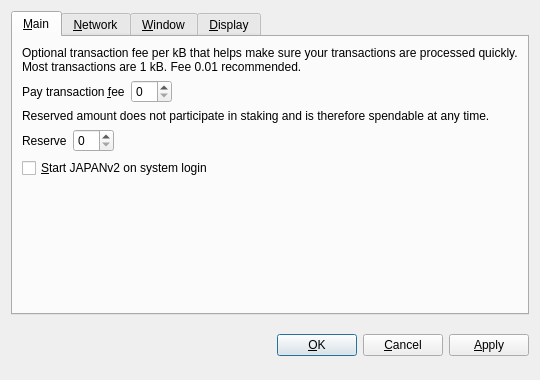
<?xml version="1.0" encoding="UTF-8"?>
<ui version="4.0">
 <class>OptionsDialog</class>
 <widget class="QDialog" name="OptionsDialog">
  <property name="geometry">
   <rect>
    <x>0</x>
    <y>0</y>
    <width>540</width>
    <height>380</height>
   </rect>
  </property>
  <property name="windowTitle">
   <string>Options</string>
  </property>
  <property name="modal">
   <bool>true</bool>
  </property>
  <layout class="QVBoxLayout" name="verticalLayout">
   <item>
    <widget class="QTabWidget" name="tabWidget">
     <property name="tabPosition">
      <enum>QTabWidget::North</enum>
     </property>
     <property name="currentIndex">
      <number>0</number>
     </property>
     <widget class="QWidget" name="tabMain">
      <attribute name="title">
       <string>&amp;Main</string>
      </attribute>
      <layout class="QVBoxLayout" name="verticalLayout_Main">
       <item>
        <widget class="QLabel" name="transactionFeeInfoLabel">
         <property name="text">
          <string>Optional transaction fee per kB that helps make sure your transactions are processed quickly. Most transactions are 1 kB. Fee 0.01 recommended.</string>
         </property>
         <property name="textFormat">
          <enum>Qt::PlainText</enum>
         </property>
         <property name="wordWrap">
          <bool>true</bool>
         </property>
        </widget>
       </item>
       <item>
        <layout class="QHBoxLayout" name="horizontalLayoutFee">
         <item>
          <widget class="QLabel" name="transactionFeeLabel">
           <property name="text">
            <string>Pay transaction &amp;fee</string>
           </property>
           <property name="textFormat">
            <enum>Qt::PlainText</enum>
           </property>
           <property name="buddy">
            <cstring>transactionFee</cstring>
           </property>
          </widget>
         </item>
         <item>
          <widget class="BitcoinAmountField" name="transactionFee"/>
         </item>
         <item>
          <spacer name="horizontalSpacerFee">
           <property name="orientation">
            <enum>Qt::Horizontal</enum>
           </property>
           <property name="sizeHint" stdset="0">
            <size>
             <width>40</width>
             <height>20</height>
            </size>
           </property>
          </spacer>
         </item>
        </layout>
       </item>
       <item>
        <widget class="QLabel" name="reserveBalanceInfoLabel">
         <property name="text">
          <string>Reserved amount does not participate in staking and is therefore spendable at any time.</string>
         </property>
         <property name="textFormat">
          <enum>Qt::PlainText</enum>
         </property>
         <property name="wordWrap">
          <bool>true</bool>
         </property>
        </widget>
       </item>
       <item>
        <layout class="QHBoxLayout" name="horizontalLayoutReserveBalance">
         <item>
          <widget class="QLabel" name="reserveBalanceLabel">
           <property name="text">
            <string>Reserve</string>
           </property>
           <property name="textFormat">
            <enum>Qt::PlainText</enum>
           </property>
           <property name="buddy">
            <cstring>reserveBalance</cstring>
           </property>
          </widget>
         </item>
         <item>
          <widget class="BitcoinAmountField" name="reserveBalance"/>
         </item>
         <item>
          <spacer name="horizontalSpacerReserveBalance">
           <property name="orientation">
            <enum>Qt::Horizontal</enum>
           </property>
           <property name="sizeHint" stdset="0">
            <size>
             <width>40</width>
             <height>20</height>
            </size>
           </property>
          </spacer>
         </item>
        </layout>
       </item>
       <item>
        <widget class="QCheckBox" name="bitcoinAtStartup">
         <property name="toolTip">
          <string>Automatically start JAPANv2 after logging in to the system.</string>
         </property>
         <property name="text">
          <string>&amp;Start JAPANv2 on system login</string>
         </property>
        </widget>
       </item>
       <item>
        <spacer name="verticalSpacer_Main">
         <property name="orientation">
          <enum>Qt::Vertical</enum>
         </property>
         <property name="sizeHint" stdset="0">
          <size>
           <width>20</width>
           <height>40</height>
          </size>
         </property>
        </spacer>
       </item>
      </layout>
     </widget>
     <widget class="QWidget" name="tabNetwork">
      <attribute name="title">
       <string>&amp;Network</string>
      </attribute>
      <layout class="QVBoxLayout" name="verticalLayout_Network">
       <item>
        <widget class="QCheckBox" name="mapPortUpnp">
         <property name="toolTip">
          <string>Automatically open the JAPANv2 client port on the router. This only works when your router supports UPnP and it is enabled.</string>
         </property>
         <property name="text">
          <string>Map port using &amp;UPnP</string>
         </property>
        </widget>
       </item>
       <item>
        <widget class="QCheckBox" name="connectSocks">
         <property name="toolTip">
          <string>Connect to the JAPANv2 network through a SOCKS proxy (e.g. when connecting through Tor).</string>
         </property>
         <property name="text">
          <string>&amp;Connect through SOCKS proxy:</string>
         </property>
        </widget>
       </item>
       <item>
        <layout class="QHBoxLayout" name="horizontalLayout_Network">
         <item>
          <widget class="QLabel" name="proxyIpLabel">
           <property name="text">
            <string>Proxy &amp;IP:</string>
           </property>
           <property name="textFormat">
            <enum>Qt::PlainText</enum>
           </property>
           <property name="buddy">
            <cstring>proxyIp</cstring>
           </property>
          </widget>
         </item>
         <item>
          <widget class="QValidatedLineEdit" name="proxyIp">
           <property name="maximumSize">
            <size>
             <width>140</width>
             <height>16777215</height>
            </size>
           </property>
           <property name="toolTip">
            <string>IP address of the proxy (e.g. 127.0.0.1)</string>
           </property>
          </widget>
         </item>
         <item>
          <widget class="QLabel" name="proxyPortLabel">
           <property name="text">
            <string>&amp;Port:</string>
           </property>
           <property name="textFormat">
            <enum>Qt::PlainText</enum>
           </property>
           <property name="buddy">
            <cstring>proxyPort</cstring>
           </property>
          </widget>
         </item>
         <item>
          <widget class="QLineEdit" name="proxyPort">
           <property name="maximumSize">
            <size>
             <width>55</width>
             <height>16777215</height>
            </size>
           </property>
           <property name="toolTip">
            <string>Port of the proxy (e.g. 9050)</string>
           </property>
          </widget>
         </item>
         <item>
          <widget class="QLabel" name="socksVersionLabel">
           <property name="text">
            <string>SOCKS &amp;Version:</string>
           </property>
           <property name="textFormat">
            <enum>Qt::PlainText</enum>
           </property>
           <property name="buddy">
            <cstring>socksVersion</cstring>
           </property>
          </widget>
         </item>
         <item>
          <widget class="QValueComboBox" name="socksVersion">
           <property name="toolTip">
            <string>SOCKS version of the proxy (e.g. 5)</string>
           </property>
          </widget>
         </item>
         <item>
          <spacer name="horizontalSpacer_Network">
           <property name="orientation">
            <enum>Qt::Horizontal</enum>
           </property>
           <property name="sizeHint" stdset="0">
            <size>
             <width>40</width>
             <height>20</height>
            </size>
           </property>
          </spacer>
         </item>
        </layout>
       </item>
       <item>
        <spacer name="verticalSpacer_Network">
         <property name="orientation">
          <enum>Qt::Vertical</enum>
         </property>
         <property name="sizeHint" stdset="0">
          <size>
           <width>20</width>
           <height>40</height>
          </size>
         </property>
        </spacer>
       </item>
      </layout>
     </widget>
     <widget class="QWidget" name="tabWindow">
      <attribute name="title">
       <string>&amp;Window</string>
      </attribute>
      <layout class="QVBoxLayout" name="verticalLayout_Window">
       <item>
        <widget class="QCheckBox" name="minimizeToTray">
         <property name="toolTip">
          <string>Show only a tray icon after minimizing the window.</string>
         </property>
         <property name="text">
          <string>&amp;Minimize to the tray instead of the taskbar</string>
         </property>
        </widget>
       </item>
       <item>
        <widget class="QCheckBox" name="minimizeOnClose">
         <property name="toolTip">
          <string>Minimize instead of exit the application when the window is closed. When this option is enabled, the application will be closed only after selecting Quit in the menu.</string>
         </property>
         <property name="text">
          <string>M&amp;inimize on close</string>
         </property>
        </widget>
       </item>
       <item>
        <spacer name="verticalSpacer_Window">
         <property name="orientation">
          <enum>Qt::Vertical</enum>
         </property>
         <property name="sizeHint" stdset="0">
          <size>
           <width>20</width>
           <height>40</height>
          </size>
         </property>
        </spacer>
       </item>
      </layout>
     </widget>
     <widget class="QWidget" name="tabDisplay">
      <attribute name="title">
       <string>&amp;Display</string>
      </attribute>
      <layout class="QVBoxLayout" name="verticalLayout_Display">
       <item>
        <layout class="QHBoxLayout" name="horizontalLayout_1_Display">
         <item>
          <widget class="QLabel" name="langLabel">
           <property name="text">
            <string>User Interface &amp;language:</string>
           </property>
           <property name="textFormat">
            <enum>Qt::PlainText</enum>
           </property>
           <property name="buddy">
            <cstring>lang</cstring>
           </property>
          </widget>
         </item>
         <item>
          <widget class="QValueComboBox" name="lang">
           <property name="toolTip">
            <string>The user interface language can be set here. This setting will take effect after restarting JAPANv2.</string>
           </property>
          </widget>
         </item>
        </layout>
       </item>
       <item>
        <layout class="QHBoxLayout" name="horizontalLayout_2_Display">
         <item>
          <widget class="QLabel" name="unitLabel">
           <property name="text">
            <string>&amp;Unit to show amounts in:</string>
           </property>
           <property name="textFormat">
            <enum>Qt::PlainText</enum>
           </property>
           <property name="buddy">
            <cstring>unit</cstring>
           </property>
          </widget>
         </item>
         <item>
          <widget class="QValueComboBox" name="unit">
           <property name="toolTip">
            <string>Choose the default subdivision unit to show in the interface and when sending coins.</string>
           </property>
          </widget>
         </item>
        </layout>
       </item>
       <item>
        <widget class="QCheckBox" name="displayAddresses">
         <property name="toolTip">
          <string>Whether to show JAPANv2 addresses in the transaction list or not.</string>
         </property>
         <property name="text">
          <string>&amp;Display addresses in transaction list</string>
         </property>
        </widget>
       </item>
       <item>
        <widget class="QCheckBox" name="coinControlFeatures">
         <property name="toolTip">
          <string>Whether to show coin control features or not.</string>
         </property>
         <property name="text">
          <string>Display coin &amp;control features (experts only!)</string>
         </property>
        </widget>
       </item>
       <item>
        <spacer name="verticalSpacer_Display">
         <property name="orientation">
          <enum>Qt::Vertical</enum>
         </property>
         <property name="sizeHint" stdset="0">
          <size>
           <width>20</width>
           <height>40</height>
          </size>
         </property>
        </spacer>
       </item>
      </layout>
     </widget>
    </widget>
   </item>
   <item>
    <layout class="QHBoxLayout" name="horizontalLayout_Buttons">
     <item>
      <spacer name="horizontalSpacer_1">
       <property name="orientation">
        <enum>Qt::Horizontal</enum>
       </property>
       <property name="sizeHint" stdset="0">
        <size>
         <width>40</width>
         <height>48</height>
        </size>
       </property>
      </spacer>
     </item>
     <item>
      <widget class="QLabel" name="statusLabel">
       <property name="font">
        <font>
         <weight>75</weight>
         <bold>true</bold>
        </font>
       </property>
       <property name="text">
        <string/>
       </property>
       <property name="textFormat">
        <enum>Qt::PlainText</enum>
       </property>
       <property name="wordWrap">
        <bool>true</bool>
       </property>
      </widget>
     </item>
     <item>
      <spacer name="horizontalSpacer_2">
       <property name="orientation">
        <enum>Qt::Horizontal</enum>
       </property>
       <property name="sizeHint" stdset="0">
        <size>
         <width>40</width>
         <height>48</height>
        </size>
       </property>
      </spacer>
     </item>
     <item>
      <widget class="QPushButton" name="okButton">
       <property name="text">
        <string>&amp;OK</string>
       </property>
      </widget>
     </item>
     <item>
      <widget class="QPushButton" name="cancelButton">
       <property name="text">
        <string>&amp;Cancel</string>
       </property>
       <property name="autoDefault">
        <bool>false</bool>
       </property>
      </widget>
     </item>
     <item>
      <widget class="QPushButton" name="applyButton">
       <property name="text">
        <string>&amp;Apply</string>
       </property>
       <property name="autoDefault">
        <bool>false</bool>
       </property>
      </widget>
     </item>
    </layout>
   </item>
  </layout>
 </widget>
 <customwidgets>
  <customwidget>
   <class>BitcoinAmountField</class>
   <extends>QSpinBox</extends>
   <header>bitcoinamountfield.h</header>
  </customwidget>
  <customwidget>
   <class>QValueComboBox</class>
   <extends>QComboBox</extends>
   <header>qvaluecombobox.h</header>
  </customwidget>
  <customwidget>
   <class>QValidatedLineEdit</class>
   <extends>QLineEdit</extends>
   <header>qvalidatedlineedit.h</header>
  </customwidget>
 </customwidgets>
 <resources/>
 <connections/>
</ui>
